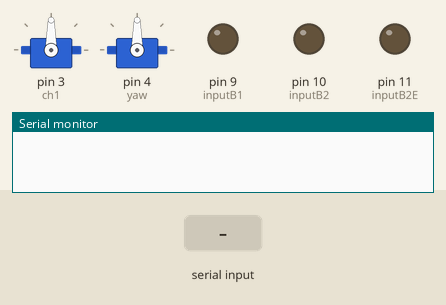
Bench run of a sketch on a simulated Arduino Uno, built with avr-gcc and run on an emulated ATmega328P. Parts: 2 × servo, output pins drawn as LEDs (lit = HIGH), the last lines printed to the serial monitor. The inputs (shaded band) are chosen by the test bench.

Above: at 1.2 s.
1.3 s: "S\n" received over Serial
At 1.9 s:
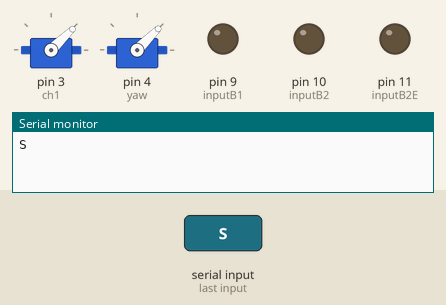
2.8 s: byte 82 ('R') received over Serial
At 4.0 s:
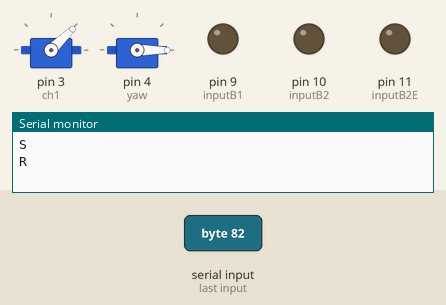
4.3 s: byte 76 ('L') received over Serial
At 5.4 s:
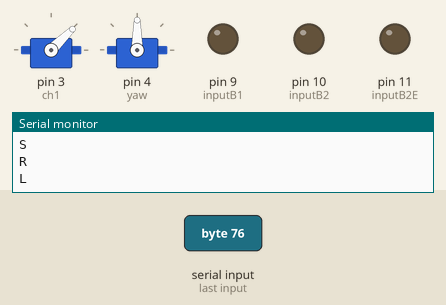
5.8 s: byte 70 ('F') received over Serial
At 6.5 s:
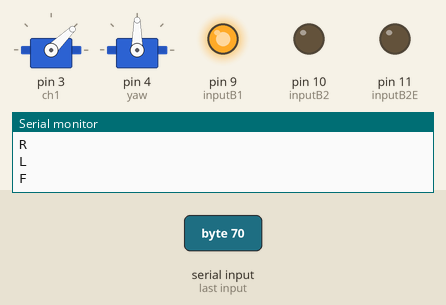
7.3 s: byte 73 ('I') received over Serial
At 7.6 s:
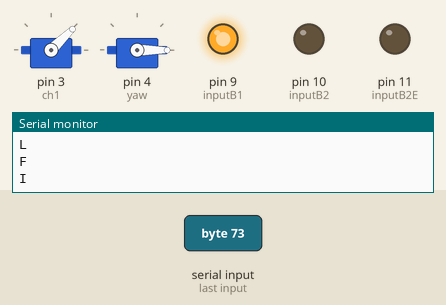
Timing chart, 0 to 10.3 s (numbered marks = the images above; inputs shaded):
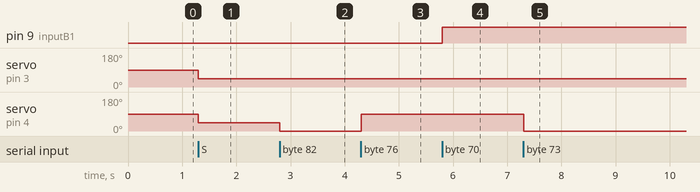

Measured:
- after the input at 1.3 s, servo on pin 3 (ch1): 90° → 44° at once; servo on pin 4 (yaw): 90° → 45° at once
- after the input at 2.8 s, servo on pin 4 (yaw): 45° → 0° at once
- after the input at 4.3 s, servo on pin 4 (yaw): 0° → 90° at once
- after the input at 5.8 s, pin 9 (inputB1): LOW → HIGH at once
- after the input at 7.3 s, servo on pin 4 (yaw): 90° → 0° at once

The sketch:

rc_Plane.ino
```cpp
#include <Servo.h>
Servo ch1;
Servo yaw;
int hiz;
char Incoming_value = 0;

const int inputB1 = 9;
const int inputB2 = 10;
const int inputB2E = 11;

void setup() {
  Serial.begin(9600);
  ch1.attach(3);
  yaw.attach(4);
  pinMode(inputB1, OUTPUT);
  pinMode(inputB2, OUTPUT);
  pinMode(inputB2E, OUTPUT);
}

void loop() {


  if(Serial.available() > 0)
  {
    Incoming_value = Serial.read();
    Serial.print(Incoming_value);
    Serial.print("\n");
    if(Incoming_value == 'S')
    {
          yaw.write(45);
          digitalWrite(inputB1 , LOW);
          digitalWrite(inputB2, LOW);
          ch1.writeMicroseconds(1000);
    }
     else if(Incoming_value == 'q')
    {
          hiz=250;

    }
    else if(Incoming_value == '9')
    {
          hiz=225;

    }
    else if(Incoming_value == '8')
    {
          hiz=200;

    } else if(Incoming_value == '7')
    {
          hiz=175;

    } else if(Incoming_value == '6')
    {
          hiz=150;

    }
     else if(Incoming_value == '5')
    {
          hiz=125;

    }
    else if(Incoming_value == '4')
    {
          hiz=100;

    }
    else if(Incoming_value == '3')
    {
          hiz=75;

    }
    else if(Incoming_value == '2')
    {
          hiz=50;

    }
    else if(Incoming_value == '1')
    {
          hiz=25;

    }
    else if(Incoming_value == '0')
    {
          hiz=0;

    }
    else if(Incoming_value == 'R')
    {
          yaw.write(0);

    }
    else if(Incoming_value == 'L')
    {
          yaw.write(90);

    }
     else if(Incoming_value == 'F')
    {
      analogWrite(inputB2E,hiz);
          digitalWrite(inputB1 , HIGH);
          digitalWrite(inputB2, LOW);

    }
    else if(Incoming_value == 'I')
    {
          yaw.write(0);
          digitalWrite(inputB1 , HIGH);
          digitalWrite(inputB2, LOW);

    }
     else if(Incoming_value == 'G')
    {
          yaw.write(90);
          digitalWrite(inputB1 , HIGH);
          digitalWrite(inputB2, LOW);

    }

  }


}
```
